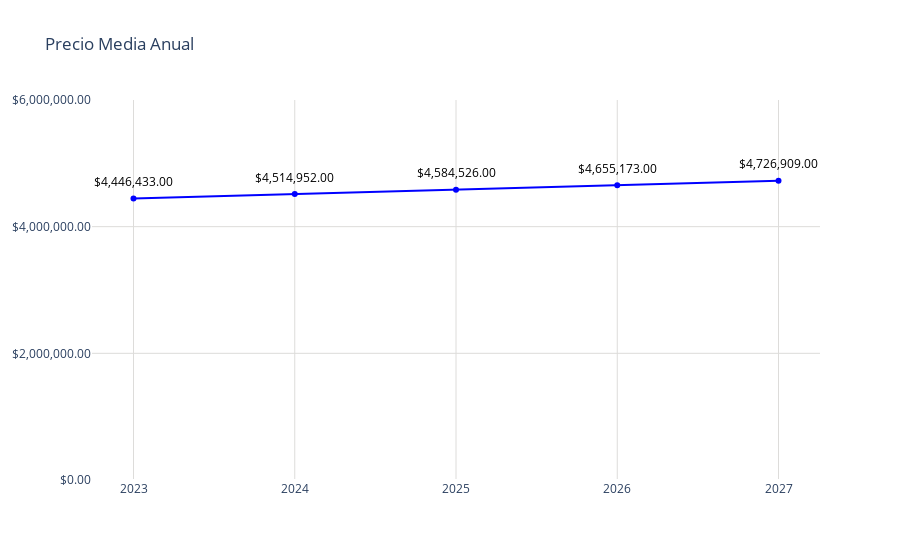

Write notebook code for a chart like this one.
### Code cell
# Datos
año = precio_medianual_puebla_direct['año']
promedio = precio_medianual_puebla_direct['conteo']

fig = go.Figure()
fig.add_trace(go.Scatter(
    x=año,
    y=promedio,
    mode='markers+lines',
    marker=dict(color='blue'),
))
# Agregar anotaciones para mostrar los valores encima de los puntos
for a, p in zip(año, promedio):
    fig.add_annotation(
        x=a,
        y=p,
        text=f"${p:,.2f}",  # Formatear el valor del promedio como moneda
        showarrow=False,
        font=dict(color='black', size=12),
        xshift=0,
        yshift=17,
        textangle=0
    )
# Actualizar diseño
fig.update_layout(
    title='Precio Media Anual',
    yaxis=dict(
        range=[0, 6000000],  # Establecer el rango del eje y
        tickvals=[0,2000000,4000000,6000000],  # Definir los valores de las marcas en el eje y
        ticktext=['$0.00', '$2,000,000.00', '$4,000,000.00', '$6,000,000.00'],  # Definir el texto de las marcas en el eje y
        gridcolor='#dddcda',   # Color de las líneas de la cuadrícula
        gridwidth=1  # Ancho de las líneas de la cuadrícula
    ),
    xaxis=dict(
        gridcolor='#dddcda', 
        tickmode='array',
        tickvals=año,
        ticktext=año
    ),
    plot_bgcolor='rgba(0,0,0,0)'
)
# Exportar gráfica como archivo HTML
def guardar_grafico_como_html(fig, nombre_archivo, carpeta='graficas'):
    # Crear la carpeta si no existe
    if not os.path.exists(carpeta):
        os.makedirs(carpeta)
    
    # Gráfica como archivo HTML en la carpeta especificada
    pio.write_html(fig, f'{carpeta}/{nombre_archivo}.html')

guardar_grafico_como_html(fig, 'g_scatt_preciomediaanual_prom_direct_puebla', carpeta='graficas')
fig.show()

### Figure 1 — Plotly figure (JSON) as saved in the notebook; plotly's stock layout.template omitted (floating-point values rounded to 4 significant figures)
{"data": [{"marker": {"color": "blue"}, "mode": "markers+lines", "type": "scatter", "x": [2023, 2024, 2025, 2026, 2027], "y": [4446433, 4514952, 4584526, 4655173, 4726909]}], "layout": {"annotations": [{"font": {"color": "black", "size": 12}, "showarrow": false, "text": "$4,446,433.00", "textangle": 0, "x": 2023, "xshift": 0, "y": 4446433, "yshift": 17}, {"font": {"color": "black", "size": 12}, "showarrow": false, "text": "$4,514,952.00", "textangle": 0, "x": 2024, "xshift": 0, "y": 4514952, "yshift": 17}, {"font": {"color": "black", "size": 12}, "showarrow": false, "text": "$4,584,526.00", "textangle": 0, "x": 2025, "xshift": 0, "y": 4584526, "yshift": 17}, {"font": {"color": "black", "size": 12}, "showarrow": false, "text": "$4,655,173.00", "textangle": 0, "x": 2026, "xshift": 0, "y": 4655173, "yshift": 17}, {"font": {"color": "black", "size": 12}, "showarrow": false, "text": "$4,726,909.00", "textangle": 0, "x": 2027, "xshift": 0, "y": 4726909, "yshift": 17}], "plot_bgcolor": "rgba(0,0,0,0)", "title": {"text": "Precio Media Anual"}, "xaxis": {"gridcolor": "#dddcda", "tickmode": "array", "ticktext": [2023, 2024, 2025, 2026, 2027], "tickvals": [2023, 2024, 2025, 2026, 2027]}, "yaxis": {"gridcolor": "#dddcda", "gridwidth": 1, "range": [0, 6000000], "ticktext": ["$0.00", "$2,000,000.00", "$4,000,000.00", "$6,000,000.00"], "tickvals": [0, 2000000, 4000000, 6000000]}}}
